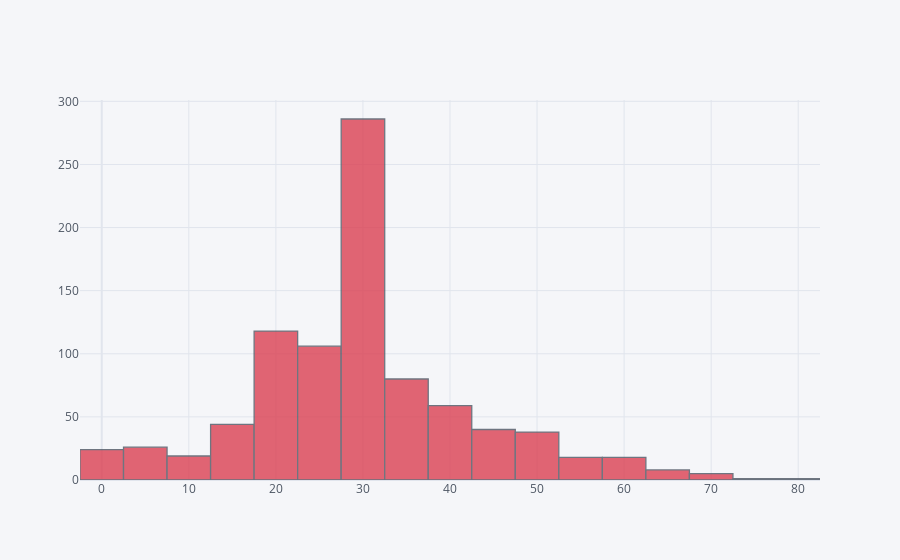

The notebook cell this image was saved under:
### Markdown cell above
**Cufflinks:
 
*Cufflinks connect Plotly with pandas to create graphs and charts of Dataframes directly. Its a Python library which is used to design graphs, especially interactive graphs. It can plot various graphs and charts like histogram, bar plot, boxplot, spread plot and many more.*

### Code cell
train_data['Age'].iplot(kind='hist',bins=30,color='red')

### Figure 1 — Plotly figure (JSON) as saved in the notebook; plotly's stock layout.template omitted (floating-point values rounded to 4 significant figures; data arrays with more than 128 entries replaced by an {"elided": "..."} marker saying what was removed)
{"data": [{"histfunc": "count", "histnorm": "", "marker": {"color": "rgba(219, 64, 82, 1.0)", "line": {"color": "#4D5663", "width": 1.3}}, "name": "Age", "nbinsx": 30, "opacity": 0.8, "orientation": "v", "type": "histogram", "x": {"elided": "891 float values"}}], "layout": {"barmode": "overlay", "legend": {"bgcolor": "#F5F6F9", "font": {"color": "#4D5663"}}, "paper_bgcolor": "#F5F6F9", "plot_bgcolor": "#F5F6F9", "title": {"font": {"color": "#4D5663"}}, "xaxis": {"gridcolor": "#E1E5ED", "showgrid": true, "tickfont": {"color": "#4D5663"}, "title": {"font": {"color": "#4D5663"}, "text": ""}, "zerolinecolor": "#E1E5ED"}, "yaxis": {"gridcolor": "#E1E5ED", "showgrid": true, "tickfont": {"color": "#4D5663"}, "title": {"font": {"color": "#4D5663"}, "text": ""}, "zerolinecolor": "#E1E5ED"}}}
